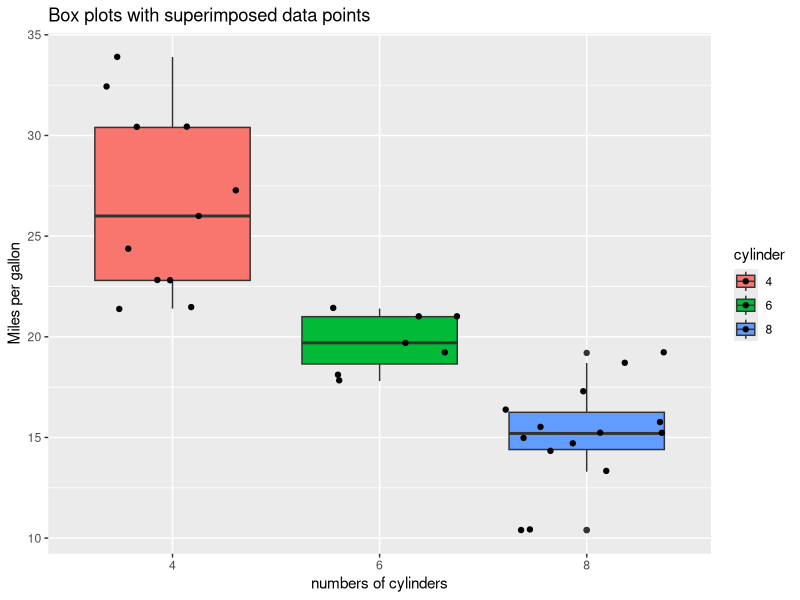
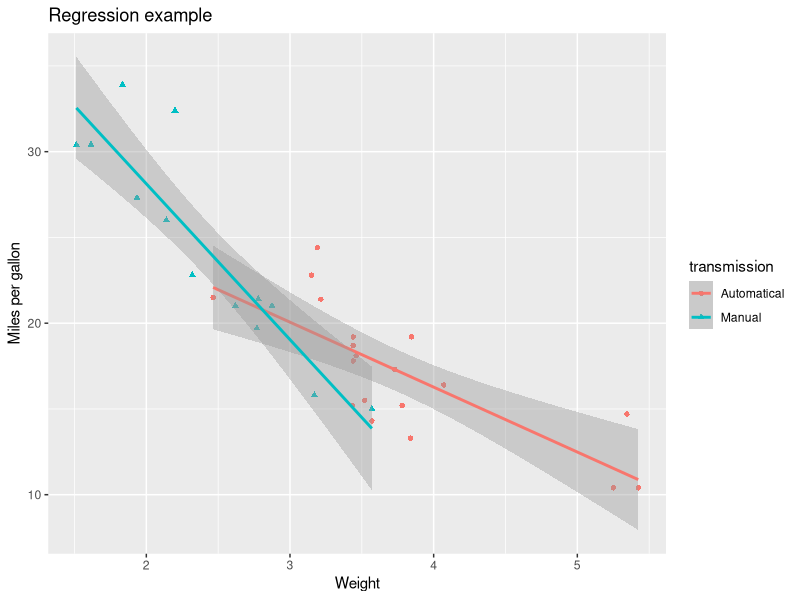
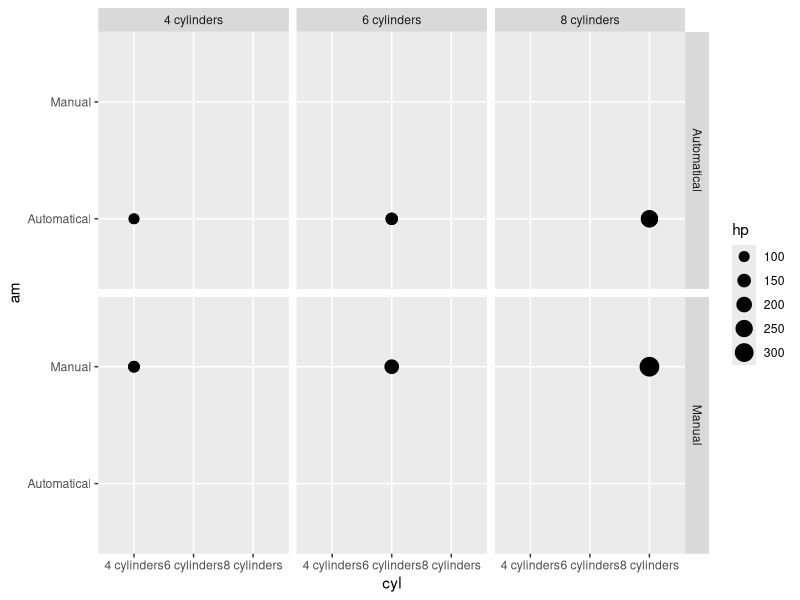
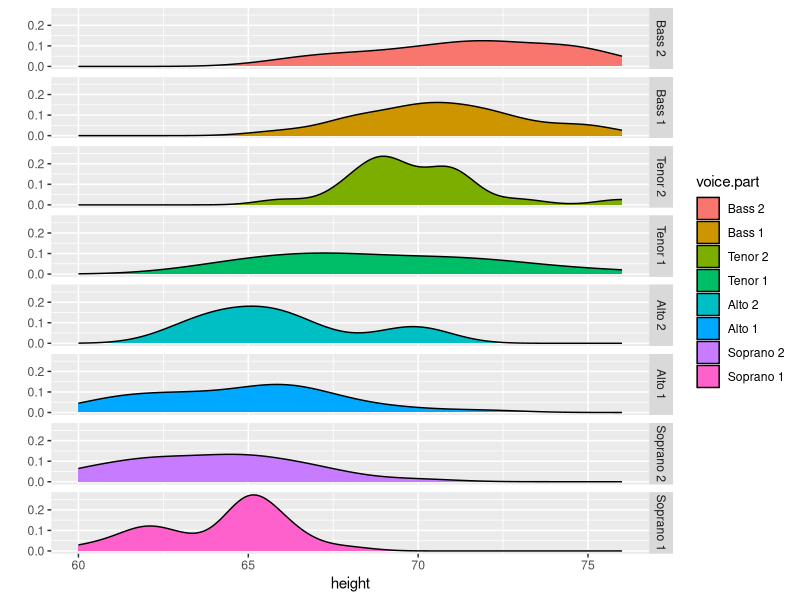

Generate these figures, in order, with R:
# chapter 15 Advanced graphics

# 16.3 the ggplot2 package

# qplot(x, y, data = , color = , shape = , size = ,
#       alpha = , geom = , method = , formula = ,
#       facets = , xlim = , ylim = , xlab = , 
#       ylab = , main = , sub = )

library(ggplot2)
mtcars$cylinder <- factor(mtcars$cyl)
qplot(cylinder, mpg, data = mtcars,
      geom = c('boxplot', 'jitter'),
      fill = cylinder,
      main = 'Box plots with superimposed data points',
      xlab = 'numbers of cylinders',
      ylab = 'Miles per gallon')

head(mtcars$am)

transmission <- factor(mtcars$am, levels = c(0, 1),
                      labels = c('Automatical', 'Manual'))
qplot(wt, mpg, data = mtcars,
      color = transmission, shape = transmission,
      geom = c('point', 'smooth'),
      method = 'lm', formula = y~x,
      xlab = 'Weight',
      ylab = 'Miles per gallon',
      main = 'Regression example')

mtcars$cyl <- factor(mtcars$cyl, levels = c(4, 6, 8),
                     labels = c('4 cylinders', '6 cylinders',
                                '8 cylinders'))
mtcars$am <- factor(mtcars$am, levels = c(0, 1),
                    labels = c('Automatical', 'Manual'))
qplot(cyl, am, data = mtcars, facets = am~cyl, size = hp)

library(lattice)
qplot(height, data = singer, geom = c('density'),
      facets = voice.part~.,
      fill = voice.part)



























